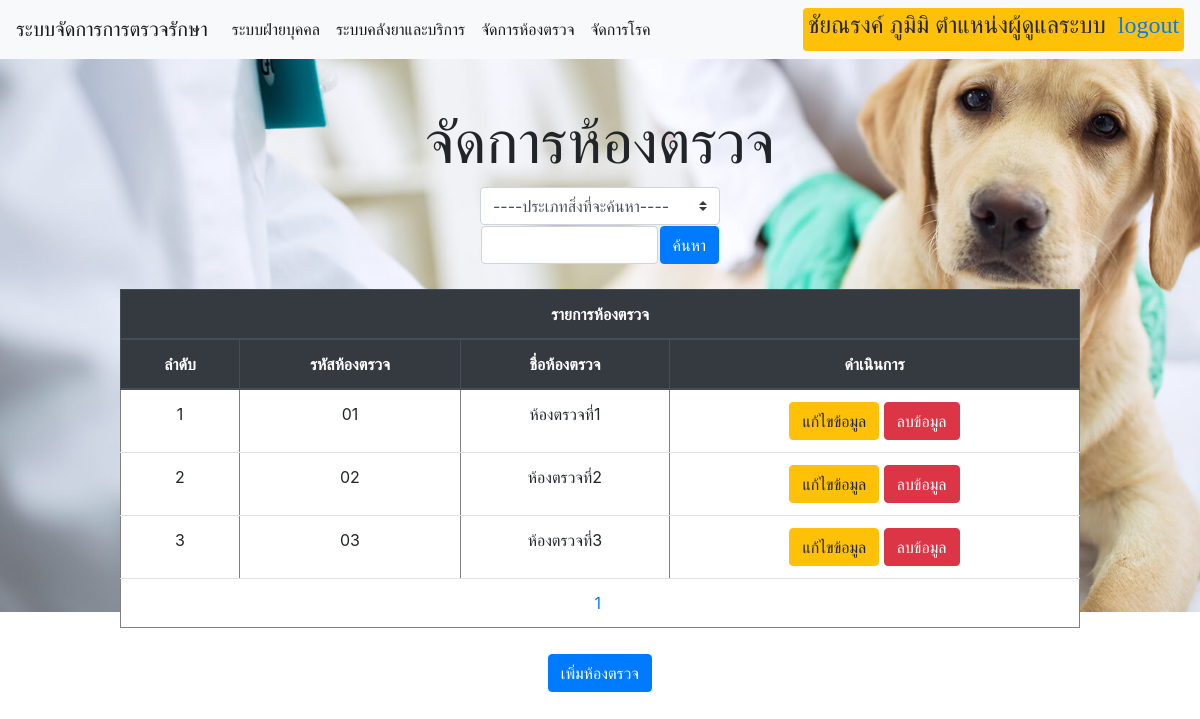
Screenshot of /TreatmentManagementProject/admin/Managetreatmentroom.php (signed in) with the database file from the repository.
### tables this page shows
CREATE TABLE `treatmentroom` (
  `TreatmentRoomID` char(2) NOT NULL,
  `Name` varchar(50) NOT NULL,
  `VetID` int(3) DEFAULT NULL
);

### TreatmentManagementProject/mysql/connect.php (called while the page is built)
<?php
$connect = mysqli_connect($dbhost, $dbuser, $dbpass, $dbname);
mysqli_query($connect, "SET NAMES UTF8");
$result = mysqli_query($connect, $sql);
?>

### TreatmentManagementProject/admin/Managetreatmentroom.php (the view, shortened to what this page needs)
<?php
require("../mysql/config.php");
if(!empty($_GET['wordsearch']) && !empty($_GET['typesearch']))
{
  if(!empty($_REQUEST['page']))
  {
    $page=$_REQUEST['page'];
  }
  else
  {
    $page=1;
  }
    $pageprocess=($page*5)-5;
    $wordsearch = $_REQUEST['wordsearch'];
    $typesearch = $_REQUEST['typesearch'];
    if($typesearch=='1')
    {
        $sql2 ="SELECT `TreatmentRoomID`, `Name`, `VetID` FROM `treatmentroom` where Name LIKE '%" . $wordsearch . "%'";
        $sql = "SELECT `TreatmentRoomID`, `Name`, `VetID` FROM `treatmentroom` where Name LIKE '%" . $wordsearch . "%' limit $pageprocess,5";
    }
    else
    {
        $sql2 ="SELECT `TreatmentRoomID`, `Name`, `VetID` FROM `treatmentroom`";
        $sql = "SELECT `TreatmentRoomID`, `Name`, `VetID` FROM `treatmentroom` limit $pageprocess,5";
    }
}
else
{
  if(!empty($_REQUEST['page']))
  {
    $page=$_REQUEST['page'];
  }
  else
  {
    $page=1;
  }
  $pageprocess=($page*5)-5;
  if(isset($_GET['wordsearch']))
  {
    $wordsearch = $_REQUEST['wordsearch'];
    $typesearch = $_REQUEST['typesearch'];
    if($typesearch=='1')
    {
        $sql2 ="SELECT `TreatmentRoomID`, `Name`, `VetID` FROM `treatmentroom` where Name LIKE '%" . $wordsearch . "%'";
        $sql = "SELECT `TreatmentRoomID`, `Name`, `VetID` FROM `treatmentroom` where Name LIKE '%" . $wordsearch . "%' limit $pageprocess,5";
      }
  }
  else
  {
    $sql2 ="SELECT `TreatmentRoomID`, `Name`, `VetID` FROM `treatmentroom`";
    $sql = "SELECT `TreatmentRoomID`, `Name`, `VetID` FROM `treatmentroom` limit $pageprocess,5";
  }
}
?>
<!doctype html>
<html lang="en">
  <head>
     <link rel="stylesheet" href="https://stackpath.bootstrapcdn.com/bootstrap/4.3.1/css/bootstrap.min.css">
  </head>
  <body>
 <nav class="navbar navbar-expand-lg navbar-light bg-light">
  <a class="navbar-brand" href="../Main.php">ระบบจัดการการตรวจรักษา</a>
  <div class="collapse navbar-collapse" id="navbarSupportedContent">
    <ul class="navbar-nav mr-auto">
    <li class="nav-item active">
        <a class="nav-link" href="ManageUser.php">ระบบฝ่ายบุคคล <span class="sr-only">(current)</span></a>
      </li>
      <li class="nav-item active">
        <a class="nav-link" href="ManageDrugService.php">ระบบคลังยาและบริการ <span class="sr-only">(current)</span></a>
      </li>
      <li class="nav-item active">
        <a class="nav-link" href="Managetreatmentroom.php">จัดการห้องตรวจ <span class="sr-only">(current)</span></a>
      </li>
      <li class="nav-item active">
        <a class="nav-link" href="Managedisease.php">จัดการโรค <span class="sr-only">(current)</span></a>
      </li>
    </ul>
    <span class = "badge badge-warning" style="font-family: 'TH SarabunPSK';font-weight: bold;"><h4><?php echo $_SESSION['name'] . "&nbsp;ตำแหน่งผู้ดูแลระบบ" ."&nbsp;
    <a href = '../logout.php'>logout</a>" ?></h4></span>
  </div>
</nav>
<br><br>
<h1 align="center" class="head1 ">จัดการห้องตรวจ</h1>
<center>
    <form action="Managetreatmentroom.php" method="get">
    <div style="width: 20%;">
    <select class="browser-default custom-select" name="typesearch" required>
        <option value = ''>----ประเภทสิ่งที่จะค้นหา----</option>
        </select>
        <table border="0">
        <tr>
    <td><input class="form-control" type="text" name="wordsearch"></td><td><input class="btn btn-primary" type="submit" value="ค้นหา"></td>
    </tr>
    </table>
    </div>
    </form>
    <br>
    <div style="width: 80%;">
    <table class="table table-hover" border="1" bgcolor="#FFFFFF">
    <thead class="thead-dark">
       <tr bgcolor = "#d5f4e6" align="center">
        <th colspan="4">
        รายการห้องตรวจ
        </th>
       </tr>
        <tr align="center">
            <th>ลำดับ</th>
            <th>รหัสห้องตรวจ</th>
            <th>ชื่อห้องตรวจ</th>
            <th>ดำเนินการ</th>
        </tr>
        </thead>
            <?php
            if(empty($_REQUEST['count']))
            {
              $count = 0;
            }
            else
            {
              $count = $_REQUEST['count'];
            }
            require("../mysql/connect.php");
            while($row = mysqli_fetch_array($result))
            {
            $count++;
              echo "<tr align='center'>";
              echo "<td>$count</td>";
              echo "<td>$row[TreatmentRoomID]</td>";
              echo "<td>$row[Name]</td>";
            ?>
            <td>
            <button class="btn btn-warning" onclick="TreatmentroomEdit('<?php echo $row['TreatmentRoomID']; ?>')">แก้ไขข้อมูล</button>
            <button class="btn btn-danger" onclick="TreatmentroomDel('<?php echo $row['TreatmentRoomID']; ?>')">ลบข้อมูล</button>
            </td>
             <?php
              echo "</tr>";
            }
            ?>
            <tfoot>
        <tr><td colspan=4 align="center"><?php
        $sql=$sql2;
        require("../mysql/connect.php");
        $x=mysqli_num_rows($result);
         $count2=ceil($x/5);
         $count=0;
         for($i=1;$i<=$count2;$i++)
         {
          if(!empty($_GET['wordsearch']) && !empty($_GET['typesearch']))
          {
           ?>
           <a href='Managetreatmentroom.php?count=<?php echo $count ?>&page=<?php echo $i ?>&wordsearch=<?php echo $_GET['wordsearch'] ?>&typesearch=<?php echo $_GET['typesearch'] ?>'><?php echo $i; ?>&nbsp;</a>
           <?php
          }
          else
          {
            ?>
            <a href='Managetreatmentroom.php?count=<?php echo $count ?>&page=<?php echo $i ?>'><?php echo $i; ?>&nbsp;</a>
            <?php
          }
            $count+=5;
         }
        ?></td></tr>
        </tfoot>
    </table>
    </div>
    </center>
    <center><button type="button" class="btn btn-primary" style="margin-top: 10px;" onclick="window.open('ManagetreatmentroomAdd.php','_self');">เพิ่มห้องตรวจ</button></center>
  </body>
</html>

### TreatmentManagementProject/admin/Managetreatmentroom.php (style rules this page uses)
body { background-image: url("../background/bg.jpg"); background-repeat: no-repeat; background-size: 120% auto; }
.head1 { font-family: "TH SarabunPSK"; font-size: 60px; }

### rows the page displays
treatmentroom: TreatmentRoomID "01", Name "ห้องตรวจที่1"
treatmentroom: TreatmentRoomID "02", Name "ห้องตรวจที่2"
treatmentroom: TreatmentRoomID "03", Name "ห้องตรวจที่3"

### other values shown
$_SESSION['name'] "ชัยณรงค์ ภูมิมิ"
